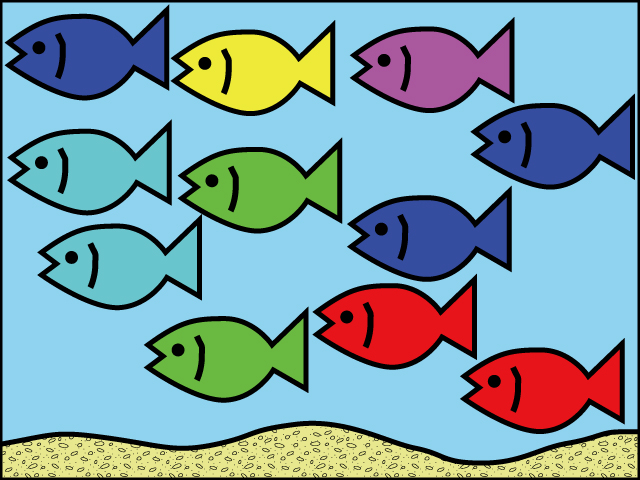
//> input picture imgProc/final_kadai/kadai6/issue6.jpg, 640 x 480 px
$ ./issue6_k23023   (built with g++ and OpenCV 4)
//> lines starting //> are read from the running program, lines starting //| are printed output that depends on the picture; after the words box and inside, x2 and y2 are one past the last pixel; in counts of white or black regions, pixels touching at a corner belong together


#include <iostream>
#include <opencv2/opencv.hpp>

// 入力画像
#define TARGET_IMG_FILE "issue6.jpg"

// テンプレート画像
#define TEMPLATE_IMG_FILE "red_fish.jpg"
#define MAX_H (181)//Hの最大値=1
#define BIN_TH (20)

int main(int argc, const char *argv[])
{
    cv::Mat src_img, template_img, compare_img, result_img;
    cv::Mat src_gray_img, template_gray_img;
    cv::Mat src_bin_img, template_bin_img;
    cv::Mat src_hsv_img;

    cv::Point min_Point, max_Point;
    double min_val, max_val;

    float s; // 類似度マップ

    // 入力画像
    src_img = cv::imread(TARGET_IMG_FILE, cv::IMREAD_COLOR);
//> src_img is the input picture: 480 rows x 640 cols, CV_8UC3; mean B, G, R 166.7, 159.2, 126.3

    if (src_img.empty())
    {
        fprintf(stderr, "File is not opened.\n");

        return (-1);
    }

    cv::cvtColor(src_img, src_hsv_img, cv::COLOR_BGR2HSV); // 入力画像のHSV版を生成
//> src_hsv_img: 480 rows x 640 cols, CV_8UC3; mean H, S, V 88.9, 124.3, 193.7

    cv::cvtColor(src_img, src_gray_img, cv::COLOR_BGR2GRAY); // 入力画像をグレースケールに
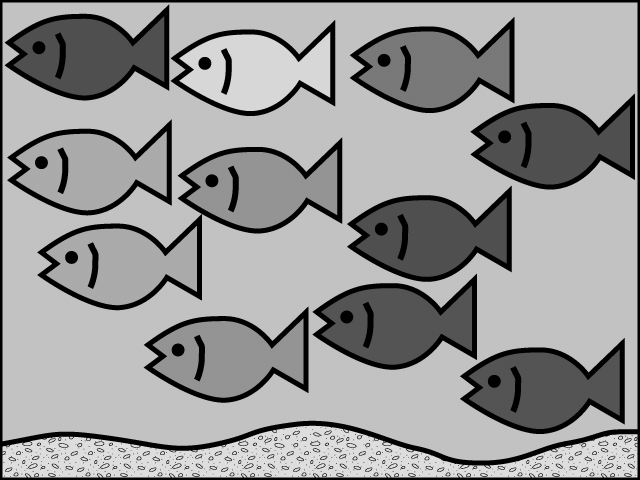
//> src_gray_img: 480 rows x 640 cols, CV_8UC1; min 0, max 224, mean 150.1

    cv::threshold(src_gray_img, src_bin_img, 20, 255, cv::THRESH_BINARY); // 入力画像を二値化
//> src_bin_img: 480 rows x 640 cols, CV_8UC1; 88.7% white; 34 black regions, largest, box (x1, y1, x2, y2) and area: (0, 0, 640, 480) 7247, (5, 5, 169, 100) 2221, (471, 94, 635, 189) 2212

    // テンプレート画像
    template_img = cv::imread(TEMPLATE_IMG_FILE, cv::IMREAD_COLOR);
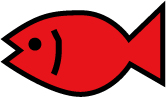
//> input picture imgProc/final_kadai/kadai6/red_fish.jpg, 166 x 97 px
//> template_img is the input picture: 97 rows x 166 cols, CV_8UC3; mean B, G, R 100.2, 97.3, 198.4

    cv::cvtColor(template_img, template_gray_img, cv::COLOR_BGR2GRAY);                  // テンプレート画像をグレースケールに
    cv::threshold(template_gray_img, template_bin_img, BIN_TH, 255, cv::THRESH_BINARY); // テンプレート画像を二値化
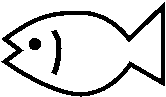
//> template_bin_img: 97 rows x 166 cols, CV_8UC1; 84.7% white; 3 black regions, box (x1, y1, x2, y2) and area: (1, 2, 165, 97) 2105, (51, 30, 62, 75) 241, (29, 38, 41, 50) 120

    // 類似度マップの初期化
    compare_img = cv::Mat(cv::Size(src_img.rows - template_img.rows + 1, src_img.cols - template_img.cols + 1), CV_32F, 1);

    // 結果画像の初期化、コピー
    result_img = cv::Mat(src_img.size(), CV_8UC1);
    result_img = src_img.clone(); // 画像のコピー

    int hist[MAX_H]; // 色相が幾つ存在するのかを示すヒストグラム

    for (int i = 0; i < MAX_H; i++)
    {
        hist[i] = 0; // ヒストグラムの初期化
    }


    int count = 0;
    do
    {
        // 類似度マップ作成
        //  テンプレートマッチング

        cv::matchTemplate(src_bin_img, template_bin_img, compare_img, cv::TM_SQDIFF_NORMED);

        // 最小値とその場所を求める
        cv::minMaxLoc(compare_img, &min_val, &max_val, &min_Point, &max_Point);

        if (min_val <= 0.033)
        {
            cv::Point p2 =  cv::Point(min_Point.x + template_img.cols, min_Point.y + template_img.rows);                                                                                                                // 類似度最小値が条件を満たせば
            cv::rectangle(result_img, min_Point, p2, CV_RGB(255, 0, 0), 3); // 出力画像に描画

            // 一時画像からその領域を削除（塗りつぶす）
            cv::rectangle(src_bin_img, min_Point, p2, CV_RGB(255, 255, 255), -1); // 出力画像に描画

            cv::Vec3b m = src_hsv_img.at<cv::Vec3b>((min_Point.y + p2.y) / 2, (min_Point.x + p2.x) / 2); // 画像中央の色相の取得

            hist[m[0]]++; // ヒストグラムに追加
            // 個数を1つ増加
            count++;
        }
    } while (min_val <= 0.033); // 条件を満たさなくなるまで続ける
//> this loop made 12 passes
//> (min_val, max_val, min_Point, max_Point, p2, m) on passes 1 to 8: (0.0112, 0.375, Point(143, 306), Point(352, 196), Point(309, 403), [50, 166, 186]), (0.0115, 0.375, Point(170, 19), Point(352, 196), Point(336, 116), [29, 195, 239]), (0.0156, 0.375, Point(349, 16), Point(352, 196), Point(515, 113), [154, 122, 170]), (0.0177, 0.375, Point(346, 185), Point(352, 196), Point(512, 282), [113, 172, 159]), (0.0177, 0.37, Point(312, 273), Point(464, 348), Point(478, 370), [179, 233, 231]), (0.0226, 0.359, Point(459, 337), Point(465, 348), Point(625, 434), [179, 233, 231]), (0.0268, 0.353, Point(470, 93), Point(182, 147), Point(636, 190), [113, 172, 159]), (0.0279, 0.353, Point(37, 213), Point(182, 147), Point(203, 310), [92, 126, 205])
//> (min_val, max_val, min_Point, max_Point) on pass 12: (0.163, 0.245, Point(339, 354), Point(0, 383))
//> pass 1, `cv::matchTemplate(src_bin_img, template_bin_img, compare_img, cv::TM_S..`:
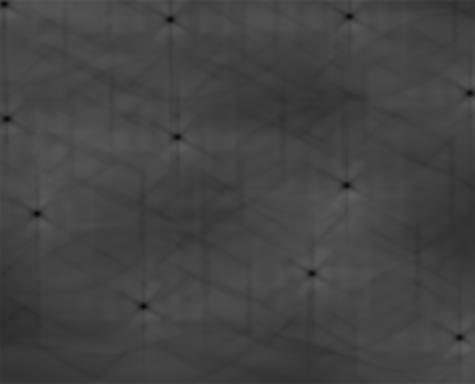
//> compare_img: 384 rows x 475 cols, CV_32FC1; min 0.0112, max 0.375, mean 0.266
//> after the loop:
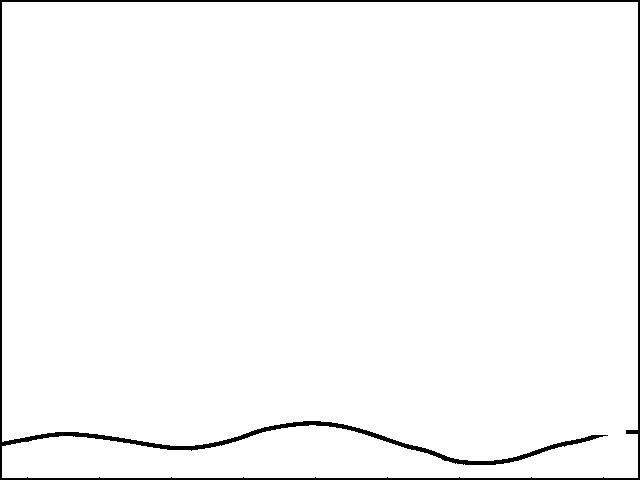
//> src_bin_img: 480 rows x 640 cols, CV_8UC1; 97.7% white; 1 black region, box (x1, y1, x2, y2) and area: (0, 0, 640, 480) 7140
//> after the loop:
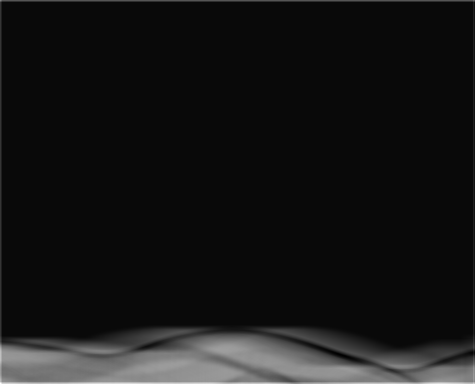
//> compare_img: 384 rows x 475 cols, CV_32FC1; min 0.163, max 0.245, mean 0.17; drawn with min black and max white
//> after the loop:
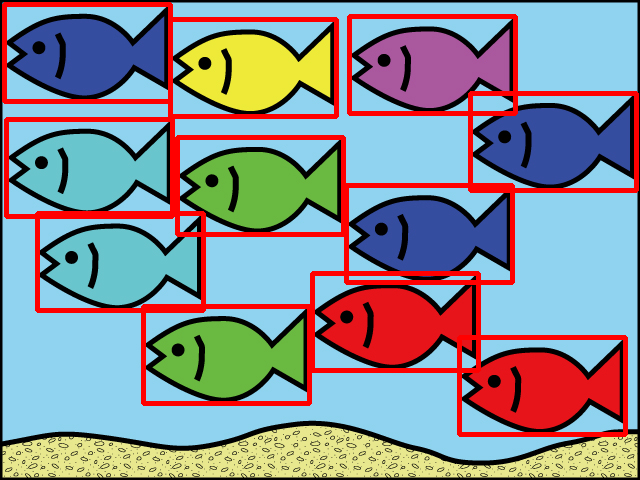
//> result_img: 480 rows x 640 cols, CV_8UC3; 8.94% of pixels changed, all inside (x1, y1, x2, y2) = (2, 2, 639, 437)
//> after the loop, max_val = 0.245; count = 11

    for (int i = 0; i < MAX_H; i++)
    {

        if (hist[i] != 0)
        {
            fprintf(stdout, "%d: %d\n", i, hist[i]);
        }
    }
//> this loop made 181 passes
//| 29: 1
//| 50: 2
//| 92: 2
//| 113: 3
//| 154: 1
//| 179: 2
//> (output is shown up to pass 180 of 181)
    fprintf(stdout, "合計: %d\n", count);
//| 合計: 11

    // [6 lines of commented-out code are left out]

    return 0;
}
